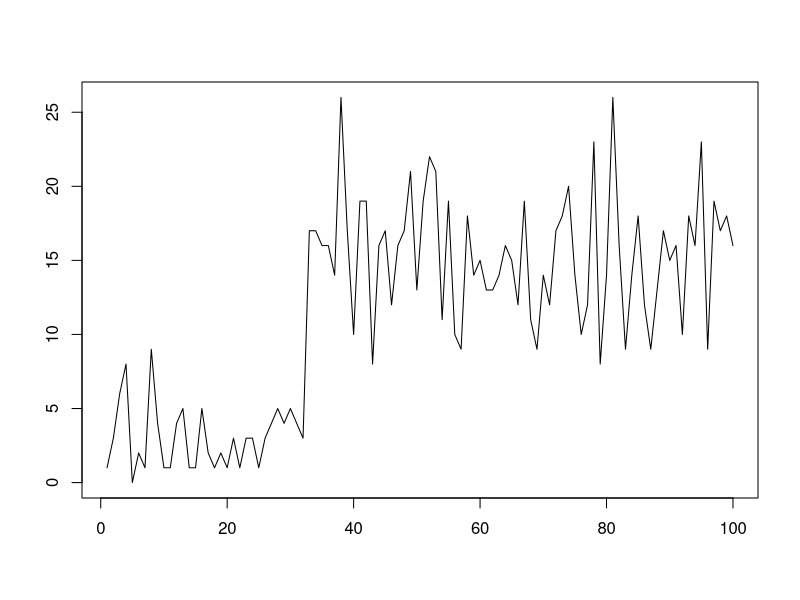
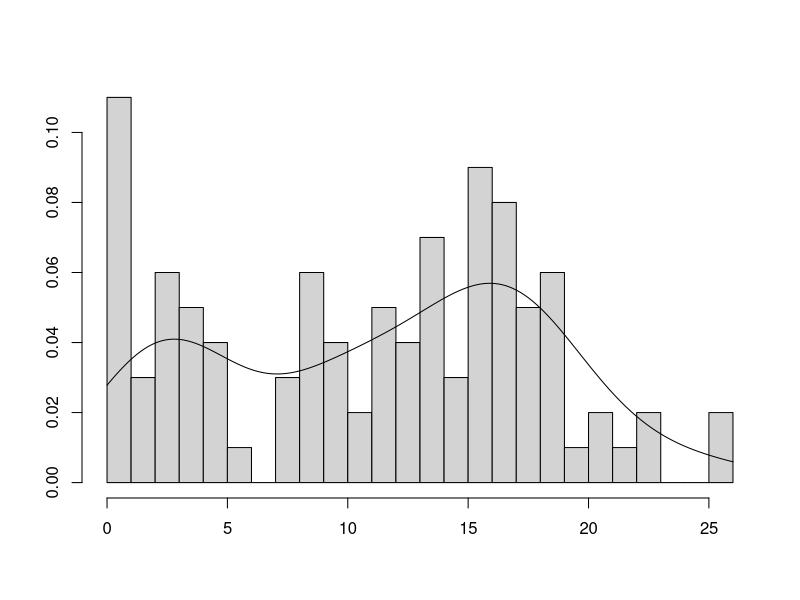

Write the R code that produced these figures, in order.
## ---- chunk 1
lambdas = c(3, 15)
deltas = c(0.3, 0.7)
cdf = cumsum(deltas)
unifvec = runif(100)
d1 = rpois(sum(unifvec < cdf[1]),lambdas[1])
d2 = rpois(sum(unifvec >= cdf[1]),lambdas[2])
x = c(d1,d2) 
## ---- chunk 2
  plot.ts(x, xlab = NULL, ylab = NULL)
## ---- chunk 3
  hist(x, breaks=30, freq = F, main=NULL, xlab = NULL, ylab = NULL)
  lines(density(x, na.rm = T, from = 0, to = max(x, na.rm = T)))
## ---- chunk 4
logit <- function(delta2) log(delta2/(1-delta2))

eta = log(lambdas)
tau = logit(deltas[2])
## ---- chunk 5
invlogit <- function(tau) exp(tau)/(1+exp(tau))

lambdas = exp(eta)
delta2 = invlogit(tau)
delta1 = 1 - delta2
## ---- chunk 6
f <- function(theta,data) {
  eta <- theta[1:2]
  tau <- theta[3]
  lambdas = exp(eta) 
  delta2 = invlogit(tau)
  delta1 = 1-delta2

  L = delta1*dpois(data,lambdas[1]) + delta2*dpois(data,lambdas[2])
  -sum(log(L))
}

#use the 25% and 75%  quantiles of the data as a guess for lambdas
quantiles <- quantile(x)
lambdaGuess = c(quantiles[2],quantiles[4]) 

deltaGuess = 0.1

# Optimize using nlm
theta <- c(log(lambdaGuess), logit(deltaGuess))
res = nlm(f, theta, data = x)

# Back transform results
lambda1Hat = exp(res$estimate[1])
lambda2Hat = exp(res$estimate[2])

delta2Hat = invlogit(res$estimate[3])
delta1Hat = 1-delta2Hat
## ---- chunk 7
PMat <- function(x) diag(dpois(x = x, lambda = lambdas))

PMat(1)
## ---- chunk 8
statdist <- function(gamma){
  m = dim(gamma)[1]
  matrix(1,1,m) %*% solve(diag(1,m) - gamma + matrix(1,m,m))
}
## ---- chunk 9
gamma = matrix(c(0.9,0.1,0.4,0.6), nrow = 2, byrow = TRUE)
## ---- chunk 10
delta = statdist(gamma)
## ---- chunk 11
x = 1
sum(delta %*% PMat(x))
## ---- chunk 12
pois.hmm.alpha <- function(x, gamma, delta = NULL)
{
  n = length(x)
  alpha = vector(mode="list", length=n)
  alpha0= statdist(gamma)
  
  for(t in 1:n)
  {
    if(t==1)
    {
      prevAlpha = alpha0
    }
    else
    {
      prevAlpha = alpha[[t-1]]
    }
    alpha[[t]] = prevAlpha %*% gamma %*% PMat(x[t])
  }
  return(alpha[[length(x)]])
}
## ---- chunk 13
x = c(0,2,1)
alpha = pois.hmm.alpha(x, gamma)
prob = sum(alpha)
prob
